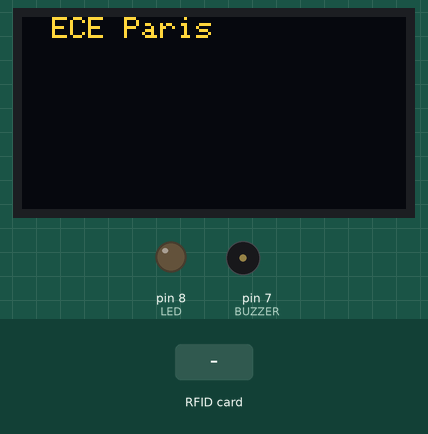
This sketch was run on a simulated Arduino Uno, built with avr-gcc and run on an emulated ATmega328P. Shown: 128×64 one-colour display, output pins drawn as LEDs (lit = HIGH), buzzer (waves = sounding). The inputs (shaded band) are chosen by the test bench. The OLED is the two-colour kind (top 16 rows yellow); pins used as bus, display or sensor lines are not drawn; what the sketch prints to the serial monitor is not drawn.

Above: at 1.3 s.
1.4 s: RFID card 5E 7A 19 C4 held to the reader
At 1.8 s:
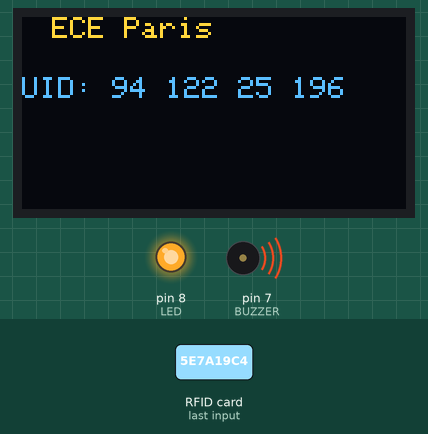
At 3.1 s:
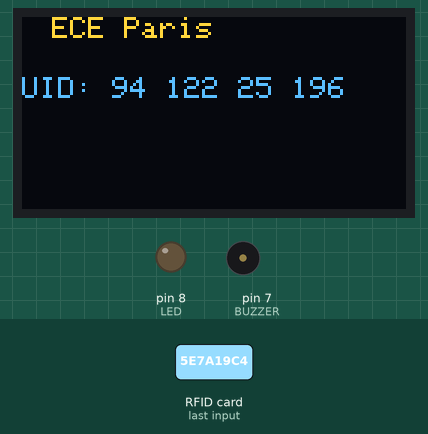
Timing chart, 0 to 4.6 s (numbered marks = the images above; inputs shaded):
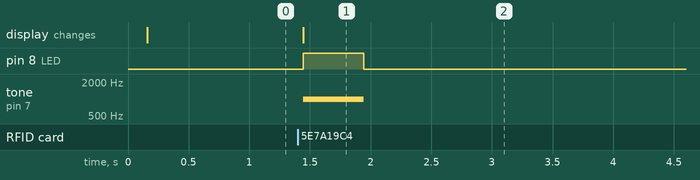

Measured:
- after the input at 1.4 s, pin 8 (LED): LOW → HIGH at once, → LOW 0.50 s later; tone on pin 7 (BUZZER): silent → 1000 Hz at once, → silent 0.50 s later; the display: changes at once (image 1)

The sketch:

RFID.ino
```cpp
#include <MFRC522.h>
#include <Adafruit_GFX.h>
#include <Adafruit_SSD1306.h>
#include <SPI.h>

#define OLED_RESET 4
Adafruit_SSD1306 display(OLED_RESET);

//Affectation des broches
#define SS_PIN 10
#define RST_PIN 9

MFRC522 rfid(SS_PIN, RST_PIN); // Instance of the class

MFRC522::MIFARE_Key key;

String uidString;
int LED = 8;
int BUZZER = 7;
void setup() {

  Serial.begin(9600); //Initialisation du port série
  SPI.begin(); // Initialisation du bus SPI
  rfid.PCD_Init(); // Initialisation du RFID
  display.begin(SSD1306_SWITCHCAPVCC, 0x3C);  // initialize with the I2C addr 0x3D (for the 128x64)

  pinMode (LED,OUTPUT);
  pinMode (BUZZER, OUTPUT);

  // Clear the buffer.
  display.clearDisplay();
  display.display();
  display.setTextColor(WHITE); // or BLACK);
  display.setTextSize(1);
  display.setCursor(10,0);
  display.print("ECE Paris");
  display.display();

}

void loop() {
  if(  rfid.PICC_IsNewCardPresent())
  {
      readRFID();
      digitalWrite(LED,HIGH);
      tone(BUZZER, 1000);
      delay(500);
  }
  noTone(BUZZER);
  digitalWrite(LED,LOW);
}

void readRFID()
{

  rfid.PICC_ReadCardSerial();

  MFRC522::PICC_Type piccType = rfid.PICC_GetType(rfid.uid.sak);
  clearUID();

  printHex(rfid.uid.uidByte, rfid.uid.size);

  uidString = String(rfid.uid.uidByte[0])+" "+String(rfid.uid.uidByte[1])+" "+String(rfid.uid.uidByte[2])+ " "+String(rfid.uid.uidByte[3]);

  printUID();

    // Halt PICC
  rfid.PICC_HaltA();

  // Stop encryption on PCD
  rfid.PCD_StopCrypto1();
}

void printHex(byte *buffer, byte bufferSize) {
  for (byte i = 0; i < bufferSize; i++) {
    //Serial.print(buffer[i] < 0x10 ? " 0" : " ");
    Serial.print(buffer[i], HEX);
  }
}

void clearUID()
  {
    display.setTextColor(BLACK); // or BLACK);
    display.setTextSize(1);
    display.setCursor(30,20);
    display.print(uidString);
    //display.display();
  }

  void printUID()
  {
    display.setTextColor(WHITE); //Couleur du texte en BLANC
    display.setTextSize(1);      //Taille du texte à 1
    display.setCursor(0,20);     //Postion du curseur (x,y): initialise la position du texte
    display.print("UID: ");      //Affichage de texte
    display.setCursor(30,20);    //Position du curseur: initialise la position du texte
    display.print(uidString);    //Affichage de l'ID
    display.display();           //Afficher le contenu du buffer à l'écran
  }
```
